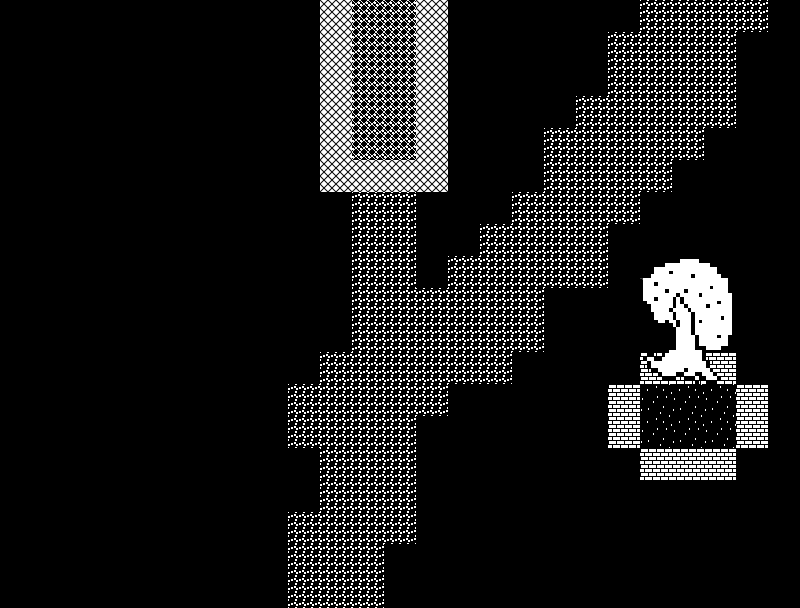

Below is a game level as drawn by its tile map, then a one-line description and the .tmx file that defines it, in full:
An orthogonal 25x19 tile map with 32x32 px tiles, 3 tile layers (background, collision, above) and 4 objects.

<map version="1.0" orientation="orthogonal" renderorder="right-down" width="25" height="19" tilewidth="32" tileheight="32" nextobjectid="21">
 <tileset firstgid="1" name="protoTiles" tilewidth="32" tileheight="32" tilecount="100" columns="10">
  <image source="../../assets/protoTiles.png" width="320" height="320" />
 </tileset>
 <layer name="background" width="25" height="19">
  <data encoding="csv">
0,0,0,0,0,0,0,0,0,0,0,13,13,0,0,0,0,0,0,0,13,13,13,13,0,
0,0,0,0,0,0,0,0,0,0,0,13,13,0,0,0,0,0,0,13,13,13,13,0,0,
0,0,0,0,0,0,0,0,0,0,0,13,13,13,0,0,0,0,0,13,13,13,13,0,0,
0,0,0,0,0,0,0,0,0,0,13,13,13,13,0,0,0,0,13,13,13,13,13,0,0,
0,0,0,0,0,0,0,0,0,0,13,13,13,0,0,0,0,13,13,13,13,13,0,0,0,
0,0,0,0,0,0,0,0,0,0,13,13,13,0,0,0,0,13,13,13,13,0,0,0,0,
0,0,0,0,0,0,0,0,0,0,0,13,13,0,0,0,13,13,13,13,0,0,0,0,0,
0,0,0,0,0,0,0,0,0,0,0,13,13,0,0,13,13,13,13,0,0,0,0,0,0,
0,0,0,0,0,0,0,0,0,0,0,13,13,0,13,13,13,13,13,0,0,0,0,0,0,
0,0,0,0,0,0,0,0,0,0,0,13,13,13,13,13,13,0,0,0,0,0,0,0,0,
0,0,0,0,0,0,0,0,0,0,0,13,13,13,13,13,13,0,0,0,0,0,0,0,0,
0,0,0,0,0,0,0,0,0,0,13,13,13,13,13,13,0,0,0,0,0,0,0,0,0,
0,0,0,0,0,0,0,0,0,13,13,13,13,13,0,0,0,0,0,0,6,6,6,0,0,
0,0,0,0,0,0,0,0,0,13,13,13,13,0,0,0,0,0,0,0,6,6,6,0,0,
0,0,0,0,0,0,0,0,0,0,13,13,13,0,0,0,0,0,0,0,0,0,0,0,0,
0,0,0,0,0,0,0,0,0,0,13,13,13,0,0,0,0,0,0,0,0,0,0,0,0,
0,0,0,0,0,0,0,0,0,13,13,13,13,0,0,0,0,0,0,0,0,0,0,0,0,
0,0,0,0,0,0,0,0,0,13,13,13,0,0,0,0,0,0,0,0,0,0,0,0,0,
0,0,0,0,0,0,0,0,0,13,13,13,0,0,0,0,0,0,0,0,0,0,0,0,0
</data>
 </layer>
 <layer name="collision" width="25" height="19">
  <data encoding="csv">
0,0,0,0,0,0,0,0,0,0,0,0,0,0,0,0,0,0,0,0,0,0,0,0,0,
0,0,0,0,0,0,0,0,0,0,0,0,0,0,0,0,0,0,0,0,0,0,0,0,0,
0,0,0,0,0,0,0,0,0,0,0,0,0,0,0,0,0,0,0,0,0,0,0,0,0,
0,0,0,0,0,0,0,0,0,0,0,0,0,0,0,0,0,0,0,0,0,0,0,0,0,
0,0,0,0,0,0,0,0,0,0,0,0,0,0,0,0,0,0,0,0,0,0,0,0,0,
0,0,0,0,0,0,0,0,0,0,0,0,0,0,0,0,0,0,0,0,0,0,0,0,0,
0,0,0,0,0,0,0,0,0,0,0,0,0,0,0,0,0,0,0,0,0,0,0,0,0,
0,0,0,0,0,0,0,0,0,0,0,0,0,0,0,0,0,0,0,0,0,0,0,0,0,
0,0,0,0,0,0,0,0,0,0,0,0,0,0,0,0,0,0,0,0,0,0,0,0,0,
0,0,0,0,0,0,0,0,0,0,0,0,0,0,0,0,0,0,0,0,0,0,0,0,0,
0,0,0,0,0,0,0,0,0,0,0,0,0,0,0,0,0,0,0,0,0,0,0,0,0,
0,0,0,0,0,0,0,0,0,0,0,0,0,0,0,0,0,0,0,0,3,3,3,0,0,
0,0,0,0,0,0,0,0,0,0,0,0,0,0,0,0,0,0,0,3,0,0,0,3,0,
0,0,0,0,0,0,0,0,0,0,0,0,0,0,0,0,0,0,0,3,0,0,0,3,0,
0,0,0,0,0,0,0,0,0,0,0,0,0,0,0,0,0,0,0,0,3,3,3,0,0,
0,0,0,0,0,0,0,0,0,0,0,0,0,0,0,0,0,0,0,0,0,0,0,0,0,
0,0,0,0,0,0,0,0,0,0,0,0,0,0,0,0,0,0,0,0,0,0,0,0,0,
0,0,0,0,0,0,0,0,0,0,0,0,0,0,0,0,0,0,0,0,0,0,0,0,0,
0,0,0,0,0,0,0,0,0,0,0,0,0,0,0,0,0,0,0,0,0,0,0,0,0
</data>
 </layer>
 <objectgroup name="sprite">
  <object id="10" gid="5" x="288" y="512" width="32" height="32" />
  <object id="13" gid="5" x="576" y="160" width="32" height="32" />
  <object id="18" gid="2" x="416" y="288" width="32" height="32" />
  <object id="20" gid="5" x="96" y="128" width="32" height="32" />
 </objectgroup>
 <layer name="above" width="25" height="19">
  <data encoding="csv">
0,0,0,0,0,0,0,0,0,0,24,23,23,24,0,0,0,0,0,0,0,0,0,0,0,
0,0,0,0,0,0,0,0,0,0,24,23,23,24,0,0,0,0,0,0,0,0,0,0,0,
0,0,0,0,0,0,0,0,0,0,24,23,23,24,0,0,0,0,0,0,0,0,0,0,0,
0,0,0,0,0,0,0,0,0,0,24,23,23,24,0,0,0,0,0,0,0,0,0,0,0,
0,0,0,0,0,0,0,0,0,0,24,23,23,24,0,0,0,0,0,0,0,0,0,0,0,
0,0,0,0,0,0,0,0,0,0,24,24,24,24,0,0,0,0,0,0,0,0,0,0,0,
0,0,0,0,0,0,0,0,0,0,0,0,0,0,0,0,0,0,0,0,0,0,0,0,0,
0,0,0,0,0,0,0,0,0,0,0,0,0,0,0,0,0,0,0,0,0,0,0,0,0,
0,0,0,0,0,0,0,0,0,0,0,0,0,0,0,0,0,0,0,0,7,8,9,0,0,
0,0,0,0,0,0,0,0,0,0,0,0,0,0,0,0,0,0,0,0,17,18,19,0,0,
0,0,0,0,0,0,0,0,0,0,0,0,0,0,0,0,0,0,0,0,27,28,29,0,0,
0,0,0,0,0,0,0,0,0,0,0,0,0,0,0,0,0,0,0,0,37,38,39,0,0,
0,0,0,0,0,0,0,0,0,0,0,0,0,0,0,0,0,0,0,0,0,0,0,0,0,
0,0,0,0,0,0,0,0,0,0,0,0,0,0,0,0,0,0,0,0,0,0,0,0,0,
0,0,0,0,0,0,0,0,0,0,0,0,0,0,0,0,0,0,0,0,0,0,0,0,0,
0,0,0,0,0,0,0,0,0,0,0,0,0,0,0,0,0,0,0,0,0,0,0,0,0,
0,0,0,0,0,0,0,0,0,0,0,0,0,0,0,0,0,0,0,0,0,0,0,0,0,
0,0,0,0,0,0,0,0,0,0,0,0,0,0,0,0,0,0,0,0,0,0,0,0,0,
0,0,0,0,0,0,0,0,0,0,0,0,0,0,0,0,0,0,0,0,0,0,0,0,0
</data>
 </layer>
</map>
